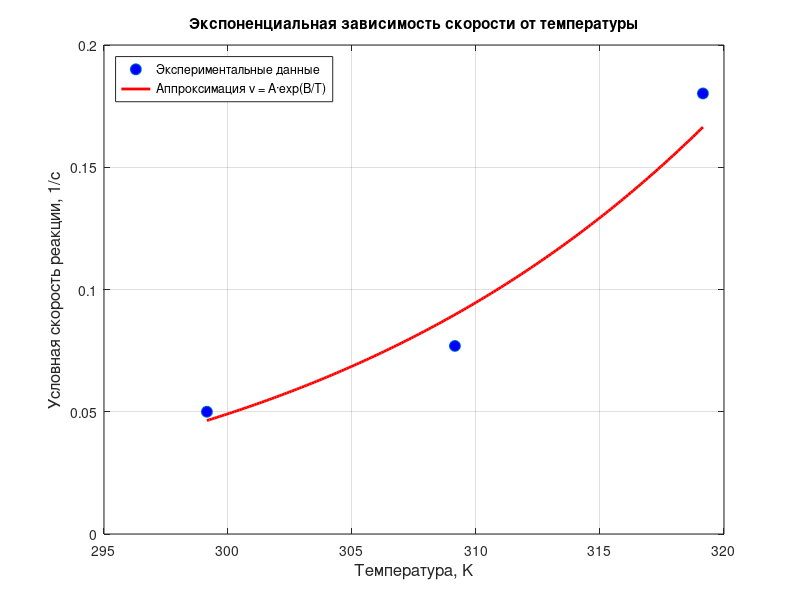

Recreate this plot in MATLAB.
% === Опыт №2: Влияние температуры на скорость реакции ===

clear; clc; close all;

% Данные
T_C = [26, 36, 46];         % температура в °C
tau = [20.00, 13.00, 5.55]; % время реакции, с
v = 1 ./ tau;                % условная скорость реакции (1/с)

% Перевод температуры в Кельвины
T_K = T_C + 273.15;

% --- Аппроксимация экспонентой ---
% Модель: v = A * exp(B / T)
% Берём логарифм: ln(v) = ln(A) + B / T
x = 1 ./ T_K;
y = log(v);

% Поиск коэффициентов прямой
p = polyfit(x, y, 1);
B = p(1);
lnA = p(2);
A = exp(lnA);

% Модельные значения
T_fit = linspace(min(T_K), max(T_K), 200);
v_fit = A * exp(B ./ T_fit);

% --- Построение графика ---
figure('Color', 'w');
plot(T_K, v, 'o', 'MarkerFaceColor', 'b', 'MarkerSize', 8); hold on;
plot(T_fit, v_fit, 'r-', 'LineWidth', 2);
xlabel('Температура, K', 'FontSize', 12);
ylabel('Условная скорость реакции, 1/с', 'FontSize', 12);
title('Экспоненциальная зависимость скорости от температуры');
legend('Экспериментальные данные', 'Аппроксимация v = A·exp(B/T)', ...
       'Location', 'northwest');
grid on;

% --- Сохранение ---
saveas(gcf, 'exp_fit.png');

% --- Вывод параметров ---
fprintf('=== Аппроксимация ===\n');
fprintf('A = %.6f\n', A);
fprintf('B = %.6f\n', B);
